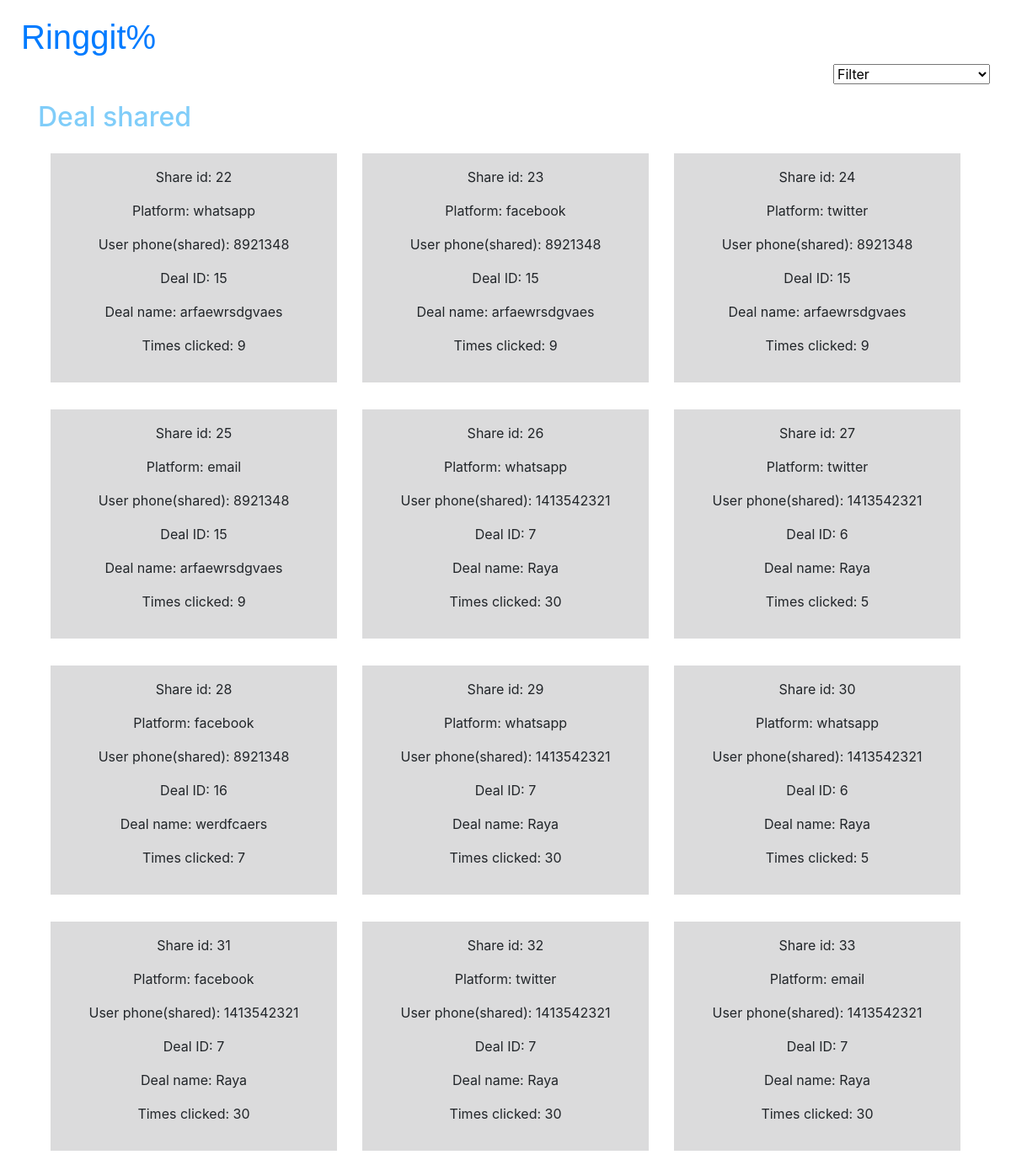
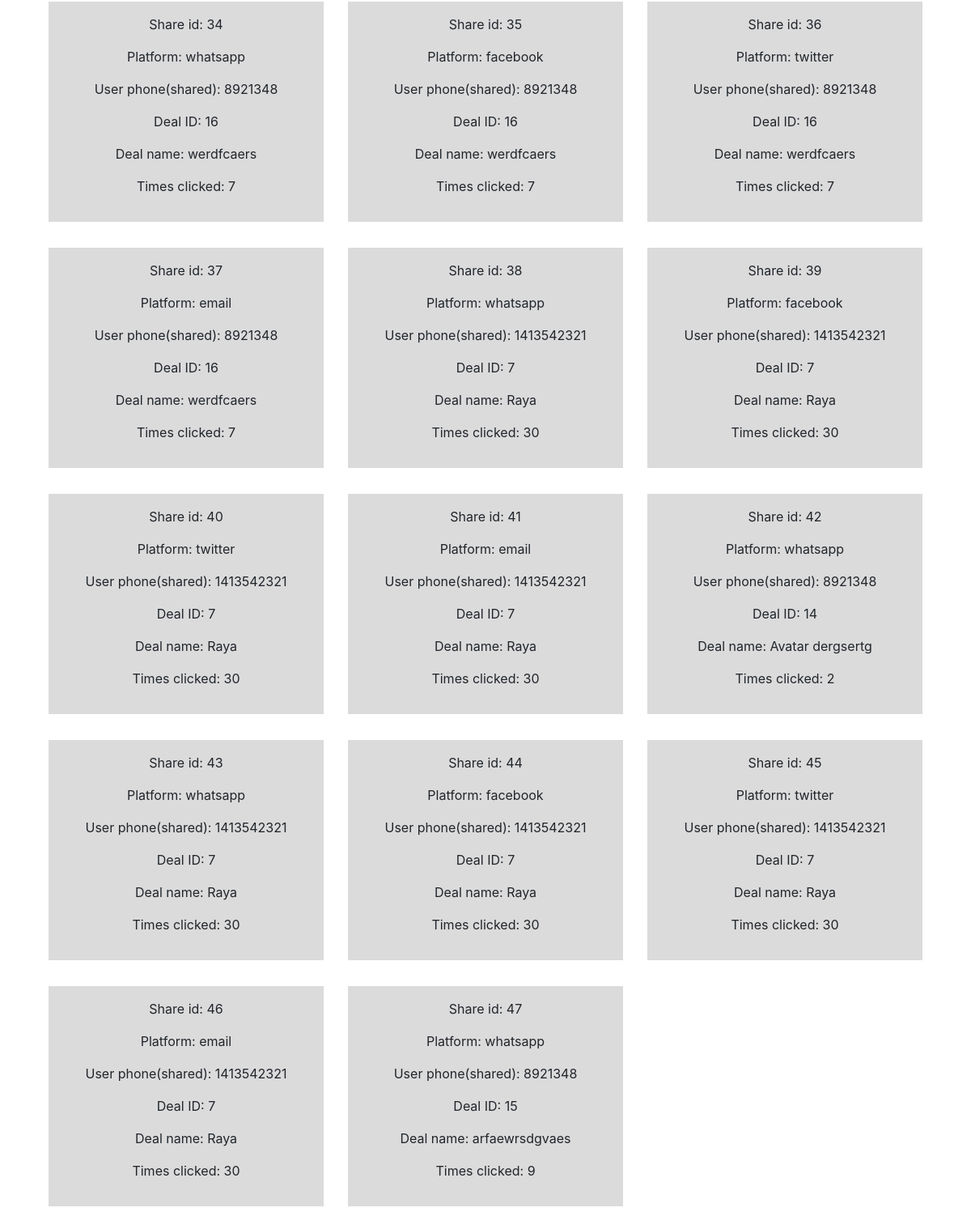
/admindealshared.php (signed in), run on the app's committed database (2 pictures, top to bottom).
### tables this page shows
CREATE TABLE `share` (
  `sid` int(11) NOT NULL,
  `platform` varchar(16) DEFAULT NULL,
  `did` int(11) DEFAULT NULL,
  `phone` int(11) DEFAULT NULL
);

CREATE TABLE `deal` (
  `did` int(11) NOT NULL,
  `dname` varchar(128) DEFAULT NULL,
  `dcompany` varchar(128) DEFAULT NULL,
  `dlogo` varchar(128) DEFAULT NULL,
  `dcode` varchar(128) DEFAULT NULL,
  `daddress` varchar(128) DEFAULT NULL,
  `dpostal` varchar(128) DEFAULT NULL,
  `dcountry` varchar(128) DEFAULT NULL,
  `dtagline` varchar(200) DEFAULT NULL,
  `ddesc` varchar(200) DEFAULT NULL,
  `damount` int(11) DEFAULT NULL,
  `dunit` varchar(20) DEFAULT NULL,
  `popularitycounter` int(11) DEFAULT NULL,
  `dcomment` varchar(1600) DEFAULT 'no comment',
  `duploaddate` date DEFAULT NULL,
  `start` date DEFAULT NULL,
  `end` date DEFAULT NULL,
  `dcountrysupp` varchar(300) DEFAULT NULL,
  `dactivate` varchar(20) DEFAULT 'deactive',
  `dverify` varchar(20) NOT NULL,
  `phone` int(11) DEFAULT NULL,
  `aid` varchar(128) DEFAULT NULL
);

### admindealshared.php (the view, shortened to what this page needs)
<?php
    require_once "pdo.php";
    $stmt = $pdo->query("SELECT * FROM share JOIN deal ON (share.did = deal.did);");
    $rows = $stmt->fetchAll(PDO::FETCH_ASSOC);
?>
<!DOCTYPE html>
<html lang="en">
    <head>
		<link rel="stylesheet" href="https://cdnjs.cloudflare.com/ajax/libs/font-awesome/4.7.0/css/font-awesome.min.css">
		<link rel="stylesheet" href="path/to/font-awesome/css/font-awesome.min.css">
		<link rel="stylesheet"
			href="https://maxcdn.bootstrapcdn.com/bootstrap/4.5.2/css/bootstrap.min.css">
    </head>
    <body>
		<div class="logo">
			<a href="adminpage.php">
					<h1>Ringgit%</h1>
			</a>
		</div>
			<div class="two">
				<select name="dealpage" onchange="location = this.value;">
				 <option value="">Filter</option>
				</select>
			</div>
	   <div class="container">
        <h2>Deal shared</h2>
			<div class="container fluid">
			<?php
				echo('<div class="complogo">');
					echo('<div class="row">');
						foreach ($rows as $row) {
									echo('<div class="col-sm-4">');
											echo('<div class="container-bg1">');
												echo('<div class="container p-3 my-3">');
													echo('<p>Share id: ');
													echo($row['sid']);
													echo('</p>');
													echo('<p>Platform: ');
													echo($row['platform']);
													echo('</p>');
													echo('<p>User phone(shared): ');
													echo($row['phone']);
													echo('<p>Deal ID: ');
													echo($row['did']);
													echo('</p>');
													echo('<p>Deal name: ');
													echo($row['dname']);
													echo('</p>');
													echo('<p>Times clicked: ');
													echo($row['popularitycounter']);
													echo('</p>');
													echo('</p>');
												echo('</div>');
											echo('</div>');
									echo('</div>');
						}
						echo('</div>');
				echo('</div>');
				?>
			</div>
			</div>
    </body>
</html>

### admindealshared.php (style rules this page uses)
.logo { font-family: "Trebuchet MS", sans-serif; padding-top: 20px; padding-left: 25px; }
h2 { padding-top: 20px; color: #80CDF9; }
.two { text-align: right; padding-right: 25px; }
p { text-align: center; }
.complogo { text-align: center; }
.container-bg1 { background-color: #DBDBDC; }

### data on the page
share: sid "22", platform "whatsapp", did.phone "8921348", did.did "15", did.dname "arfaewrsdgvaes", did.popularitycounter "9"
share: sid "23", platform "facebook", did.phone "8921348", did.did "15", did.dname "arfaewrsdgvaes", did.popularitycounter "9"
share: sid "24", platform "twitter", did.phone "8921348", did.did "15", did.dname "arfaewrsdgvaes", did.popularitycounter "9"
share: sid "25", platform "email", did.phone "8921348", did.did "15", did.dname "arfaewrsdgvaes", did.popularitycounter "9"
share: sid "26", platform "whatsapp", did.phone "1413542321", did.did "7", did.dname "Raya", did.popularitycounter "30"
share: sid "27", platform "twitter", did.phone "1413542321", did.did "6", did.dname "Raya", did.popularitycounter "5"
share: sid "28", platform "facebook", did.phone "8921348", did.did "16", did.dname "werdfcaers", did.popularitycounter "7"
share: sid "29", platform "whatsapp", did.phone "1413542321", did.did "7", did.dname "Raya", did.popularitycounter "30"
share: sid "30", platform "whatsapp", did.phone "1413542321", did.did "6", did.dname "Raya", did.popularitycounter "5"
share: sid "31", platform "facebook", did.phone "1413542321", did.did "7", did.dname "Raya", did.popularitycounter "30"
share: sid "32", platform "twitter", did.phone "1413542321", did.did "7", did.dname "Raya", did.popularitycounter "30"
share: sid "33", platform "email", did.phone "1413542321", did.did "7", did.dname "Raya", did.popularitycounter "30"
share: sid "34", platform "whatsapp", did.phone "8921348", did.did "16", did.dname "werdfcaers", did.popularitycounter "7"
share: sid "35", platform "facebook", did.phone "8921348", did.did "16", did.dname "werdfcaers", did.popularitycounter "7"
share: sid "36", platform "twitter", did.phone "8921348", did.did "16", did.dname "werdfcaers", did.popularitycounter "7"
share: sid "37", platform "email", did.phone "8921348", did.did "16", did.dname "werdfcaers", did.popularitycounter "7"
share: sid "38", platform "whatsapp", did.phone "1413542321", did.did "7", did.dname "Raya", did.popularitycounter "30"
share: sid "39", platform "facebook", did.phone "1413542321", did.did "7", did.dname "Raya", did.popularitycounter "30"
share: sid "40", platform "twitter", did.phone "1413542321", did.did "7", did.dname "Raya", did.popularitycounter "30"
share: sid "41", platform "email", did.phone "1413542321", did.did "7", did.dname "Raya", did.popularitycounter "30"
share: sid "42", platform "whatsapp", did.phone "8921348", did.did "14", did.dname "Avatar dergsertg", did.popularitycounter "2"
share: sid "43", platform "whatsapp", did.phone "1413542321", did.did "7", did.dname "Raya", did.popularitycounter "30"
share: sid "44", platform "facebook", did.phone "1413542321", did.did "7", did.dname "Raya", did.popularitycounter "30"
share: sid "45", platform "twitter", did.phone "1413542321", did.did "7", did.dname "Raya", did.popularitycounter "30"
share: sid "46", platform "email", did.phone "1413542321", did.did "7", did.dname "Raya", did.popularitycounter "30"
share: sid "47", platform "whatsapp", did.phone "8921348", did.did "15", did.dname "arfaewrsdgvaes", did.popularitycounter "9"
